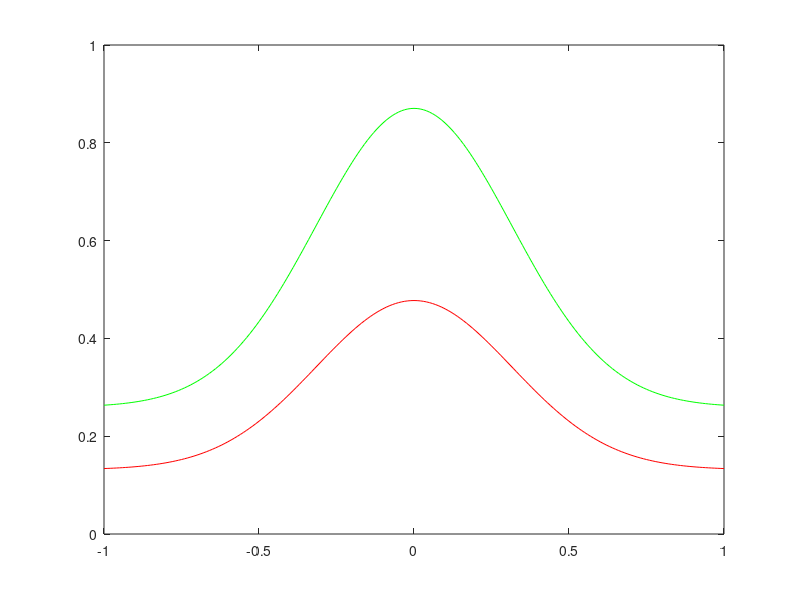
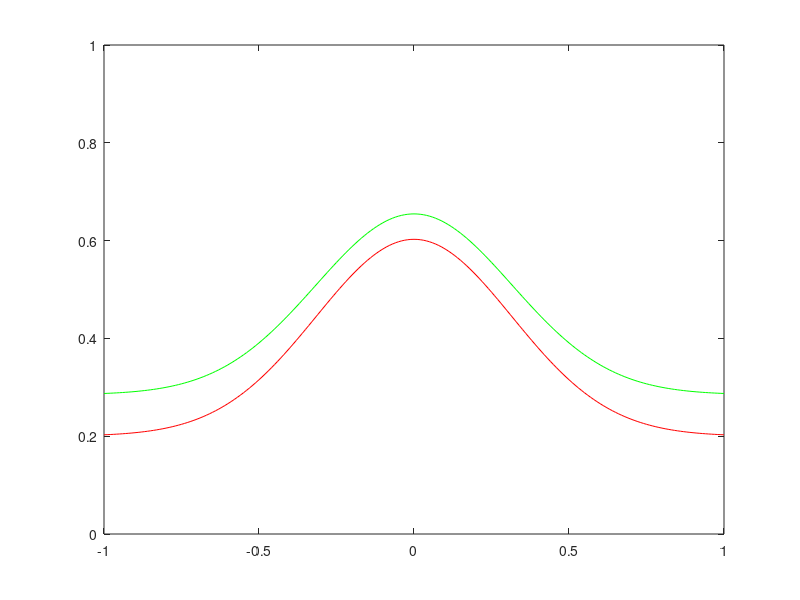
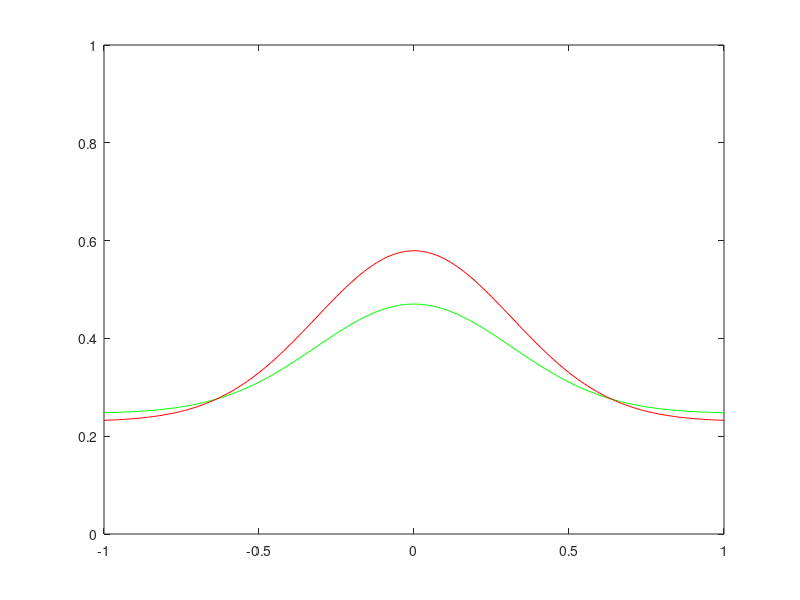
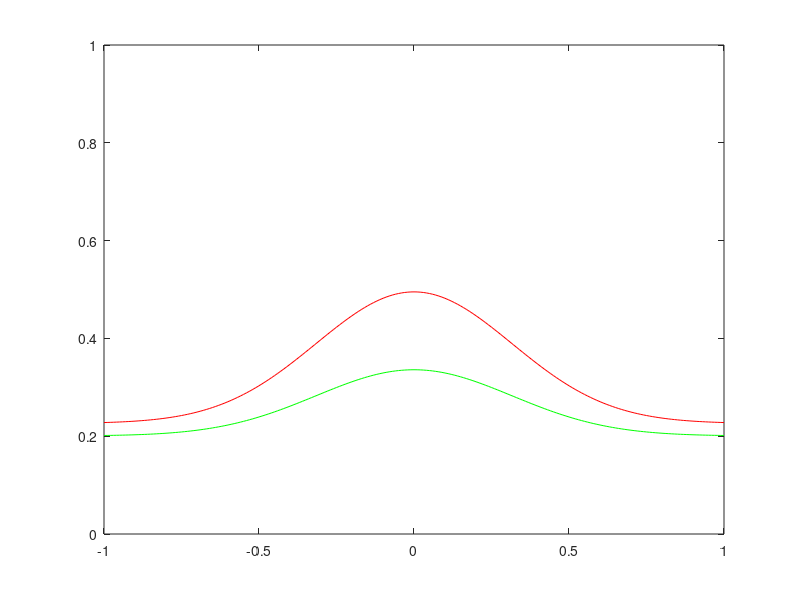

These charts were generated, in order, by the following MATLAB code:
% ondas de cAMP en Dictyostelium

clear; close;

dx=0.01;			% resolucion espacial
x=(-1:dx:1);	% grid en x
Lx=length(x);	% numero de puntos
dt=0.01;			% incremento temporal
tmax=25;			% tiempo maximo
jrec=50;			% intervalo de registro
k=1.2;
B=4;
io=0.1;
D=1e-07;
sigma=0.1;
% initial conditions
t=0;					% tiempo
j=0;					% indice de registro
cont=0;
% inicializar c y i 
c=exp(-1*x.^2/(2*sigma));
i=io;

%Funcion
while t<tmax;

   % pintar cada jrec ciclos
   j=j+1;
   if(mod(j,jrec)==0)
       H=figure(); 
       plot(x,c,'g',x,i,'r');
    	axis([-1 1 0 1])
    	drawnow;
        saveas(H,['imagen' num2str(cont)],'png');
        cont=cont+1;
        cont
   end
   
   % segunda derivada
   newc = [c(2) c c(Lx-1)];			% condiciones de frontera sin flujo
   c1=newc(1:Lx);
   c2=newc(2:Lx+1);
   c3=newc(3:Lx+2);
   ddc=(c1+c3-2*c2)/(dx*dx);			% segunda derivada de c
   
   dc=((c.^2/(B*i.^2+c.^2))-c+(D*ddc))*dt;	% dcdt
   di=(k.*(c-i))*dt;	% didt
   
   % actualizar variables
   c=c+dc;
   i=i+di;
   t=t+dt;
   
end


